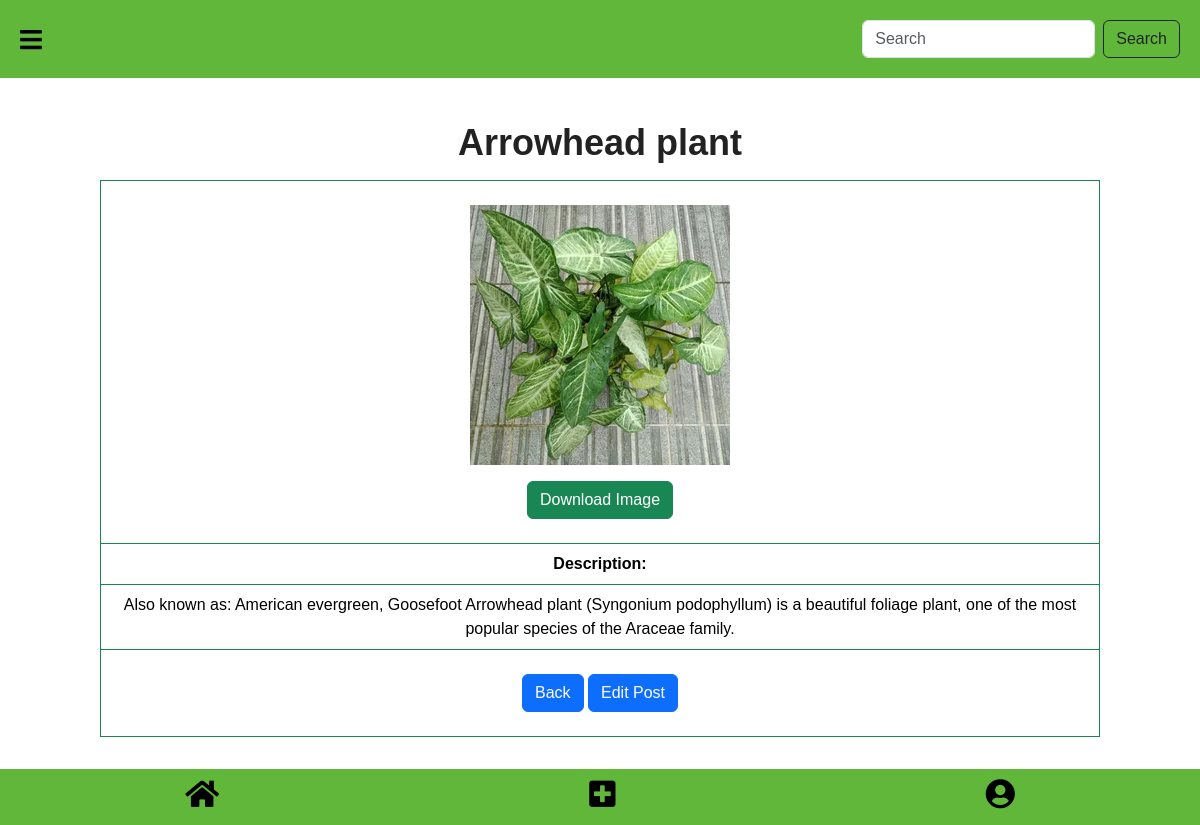
/17/, run on an earlier commit of the app's database.
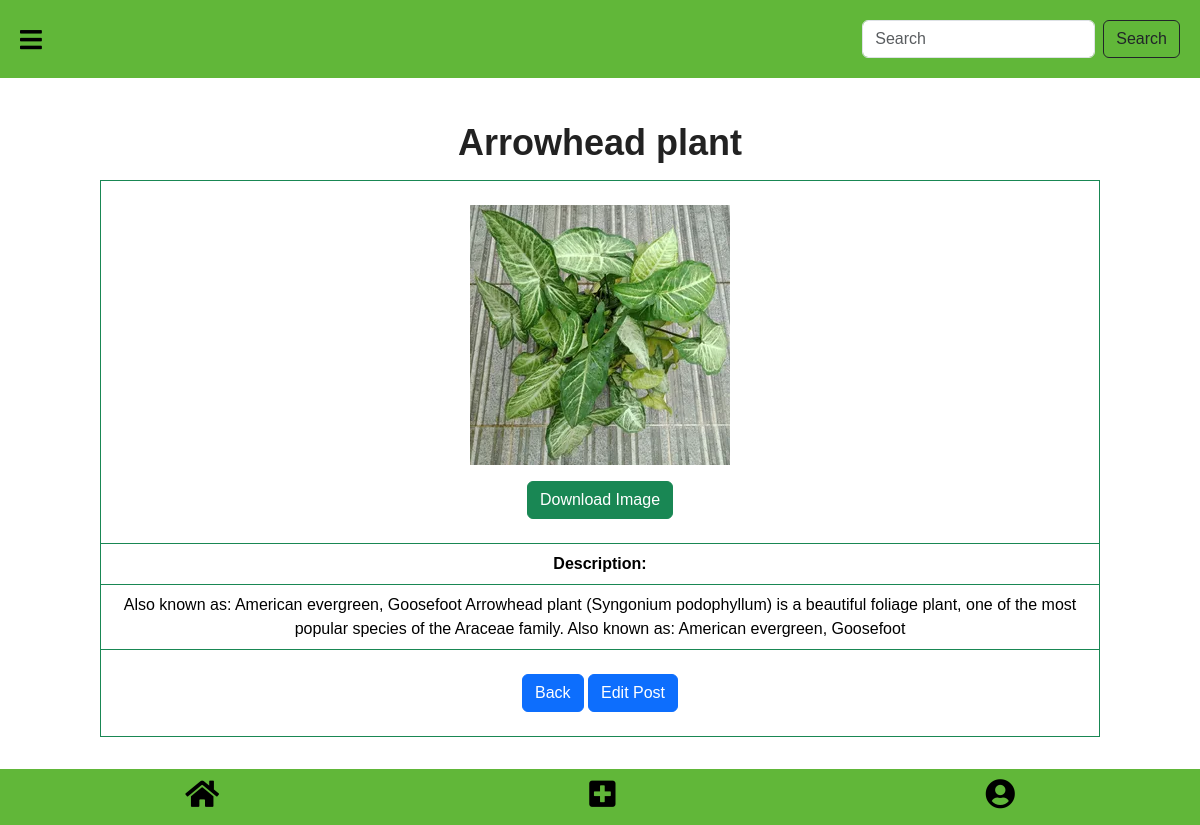
And on a later commit of the database.
### greenoasis/models.py (models this page shows, shortened)
class Image(models.Model):
    title=models.CharField(max_length=255)
    description=models.TextField(blank=True)
    tags=models.TextField()
    image=models.ImageField(upload_to="pic/%y/")
    like_count = models.IntegerField(default=0)
    liked_by = models.ManyToManyField(User, related_name='liked_post', blank=True)
    class Meta :
        ordering=('-id',)

### greenoasis/views.py (the view)
# urls.py: path('<int:id>/', views.detail_view, name='detail_view'),
def detail_view(request,id):
    objects=get_object_or_404(Image,id=id)
    return render(request,"details.html",{'image':objects})

### greenoasis/templates/details.html (shortened to what this page needs)
{% load static %}
<!doctype html>
<html lang="en">
  <head>
    <link href="https://cdnjs.cloudflare.com/ajax/libs/font-awesome/5.15.3/css/all.min.css" rel="stylesheet"/>
    <link href="https://cdn.jsdelivr.net/npm/bootstrap@5.3.3/dist/css/bootstrap.min.css" rel="stylesheet">
    <script src="https://cdn.tailwindcss.com"></script>
  </head>
  <body>
    <div id="main">
        <div class="header">
            <i class="fas fa-bars" onclick="openNav()"></i>
            <form action="{% url 'search' %}" class="d-flex" role="search" >
                <input class="form-control me-2" type="search" placeholder="Search" aria-label="Search">
                <button class="btn btn-outline-dark"  type="submit">Search</button>
              </form>
        </div>
        <h1 class="text-center" style="font-weight: bold; font-size: 36px; color: var(--text-color);"><br>{{ image.title }}</h1>
        <div class="container ">
            <table class="table border border-success text-center mt-3" >
                <tbody>
                    <tr>
                        <td colspan="2" style="position: relative;">
                            <img src="{{ image.image.url }}" class="img-fluid mx-auto d-block mt-3" alt="{{ image.title }}">
                            <a href="{{ image.image.url }}" class="btn btn-success mt-3 mb-3" download>Download Image</a>
                        </td>
                    </tr>
                    <tr style="background-color: #61b73988;" cl>
                        <td><strong>Description:</strong></td>
                    </tr>
                    <td>{{ image.description }}</td>
                    <tr>
                        <td colspan="2">
                            <a href="javascript:history.back()" class="btn btn-primary mt-3 mb-3">Back</a>
                            <a href="{% url 'editpost' id=image.id %}" class="btn btn-primary mt-3 mb-3">Edit Post</a>
                        </td>
                    </tr>
                </tbody>
            </table>
        </div>
    </div>
    <br><br><br>
    <div class="footer">
        <a href="{% url 'home' %}"><i class="fas fa-home"  style="color: #000;"></i></a>
        <a href="{% url 'upload' %}"><i class="fas fa-plus-square"  style="color: #000;"></i></a>
        <a href="{% url 'profile' %}"><i class="fas fa-user-circle"  style="color: #000;"></i></a>
    </div>
</body>
</html>

### greenoasis/templates/details.html (style rules this page uses)
:root { --bg-color: white; --text-color: #222; --header-color: #61b739; --sidebar-color: #61b739; }
body { margin: 0; font-family: Arial, sans-serif; background-color: var(--bg-color); color: var(--text-color); }
.header { background-color: #61b739; padding: 20px; display: flex; justify-content: space-between; align-items: center; font-size: 24px; }
.header i { font-size: 25px; color: #000; }
.footer { display: flex; justify-content: space-around; align-items: center; background-color: #61b739; padding: 10px 0; position: fixed; bottom: 0; width: 100%; font-size: 24px; }
.footer i { font-size: 30px; }

What changed in the data, as far as the page shows it:
changed Image "Arrowhead plant": description "…of the Araceae family." → "…of the Araceae family. Also known as: American evergreen, Goosefoot"
